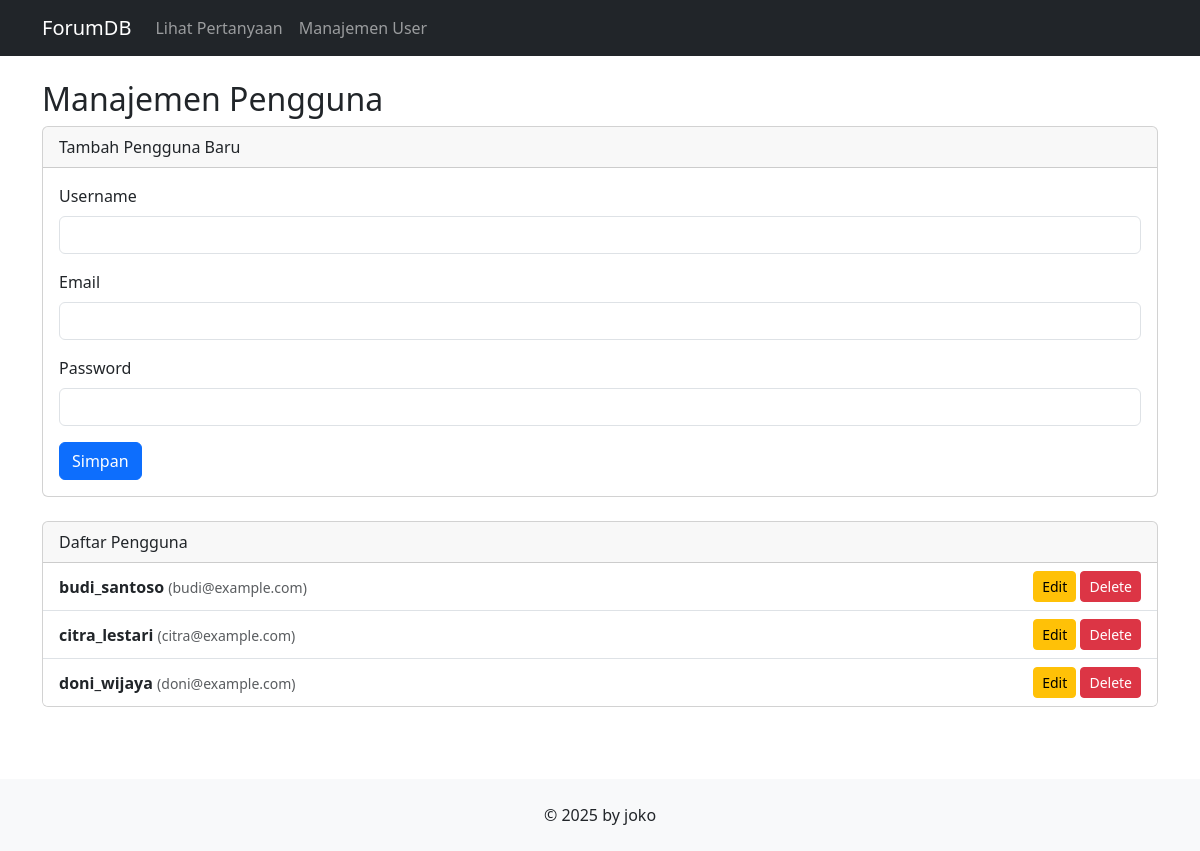
Page /index.php?page=users on the committed database.
### tables this page shows
CREATE TABLE users (
    user_id INT AUTO_INCREMENT PRIMARY KEY,
    username VARCHAR(50) NOT NULL UNIQUE,
    email VARCHAR(100) NOT NULL UNIQUE,
    password VARCHAR(255) NOT NULL,
    reputation_points INT DEFAULT 0,
    created_at TIMESTAMP DEFAULT CURRENT_TIMESTAMP
);

### config/db.php (called while the page is built, shortened)
<?php
class Database {
    private $host = "localhost";
    private $username = "root";
    private $password = "";
    private $dbname = "forum_db";
    public function __construct() {
        try {
            $this->conn = new PDO("mysql:host=$this->host;dbname=$this->dbname", $this->username, $this->password);
        } catch (PDOException $e) {
            echo "Connection failed: " . $e->getMessage();
        }
    }
}
?>

### class/User.php (called while the page is built, shortened)
<?php
require_once 'config/db.php';
class User {
    private $db;
    public function __construct() {
        $this->db = (new Database())->conn;
    }
    public function getAllUsers() {
        $stmt = $this->db->query("SELECT * FROM users");
        return $stmt->fetchAll(PDO::FETCH_ASSOC);
    }
}
?>

### view/users.php (the view, shortened to what this page needs)
<?php
$user_to_edit = null;
$users = $user->getAllUsers();
?>
<h2>Manajemen Pengguna</h2>
<div class="card">
    <div class="card-header">
        <?php echo ($user_to_edit) ? 'Edit Pengguna' : 'Tambah Pengguna Baru'; ?>
    </div>
    <div class="card-body">
        <form action="index.php?page=users" method="POST">
            <div class="mb-3">
                <label for="username" class="form-label">Username</label>
                <input type="text" class="form-control" id="username" name="username" value="<?php echo htmlspecialchars($user_to_edit['username'] ?? ''); ?>" required>
            </div>
            <div class="mb-3">
                <label for="email" class="form-label">Email</label>
                <input type="email" class="form-control" id="email" name="email" value="<?php echo htmlspecialchars($user_to_edit['email'] ?? ''); ?>" required>
            </div>
            <?php if (!$user_to_edit): ?>
            <div class="mb-3">
                <label for="password" class="form-label">Password</label>
                <input type="password" class="form-control" id="password" name="password" required>
            </div>
            <?php endif; ?>
            <button type="submit" class="btn btn-primary">Simpan</button>
        </form>
    </div>
</div>
<div class="card">
    <div class="card-header">Daftar Pengguna</div>
    <div class="list-group list-group-flush">
        <?php foreach ($users as $u): ?>
            <li class="list-group-item d-flex justify-content-between align-items-center">
                <div>
                    <strong><?php echo htmlspecialchars($u['username']); ?></strong>
                    <small class="text-muted">(<?php echo htmlspecialchars($u['email']); ?>)</small>
                </div>
                <div>
                    <a href="index.php?page=users&action=edit&id=<?php echo $u['user_id']; ?>" class="btn btn-sm btn-warning">Edit</a>
                    <a href="index.php?page=users&action=delete&id=<?php echo $u['user_id']; ?>" class="btn btn-sm btn-danger" onclick="return confirm('Yakin ingin menghapus user ini? Semua pertanyaan dan jawaban user ini akan ikut terhapus.');">Delete</a>
                </div>
            </li>
        <?php endforeach; ?>
    </div>
</div>

### view/header.php (style rules this page uses)
body { display: flex; flex-direction: column; min-height: 100vh; }
.card { margin-bottom: 1.5rem; }

### rows in the picture
users: username "budi_santoso", email "budi@example.com"
users: username "citra_lestari", email "citra@example.com"
users: username "doni_wijaya", email "doni@example.com"
